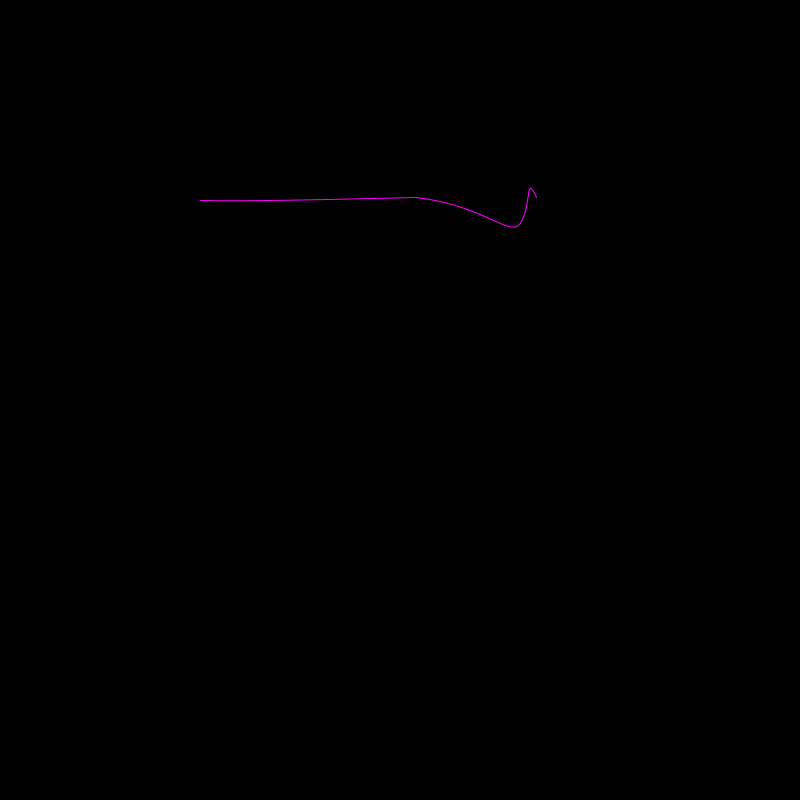
Frame 1 (no input)
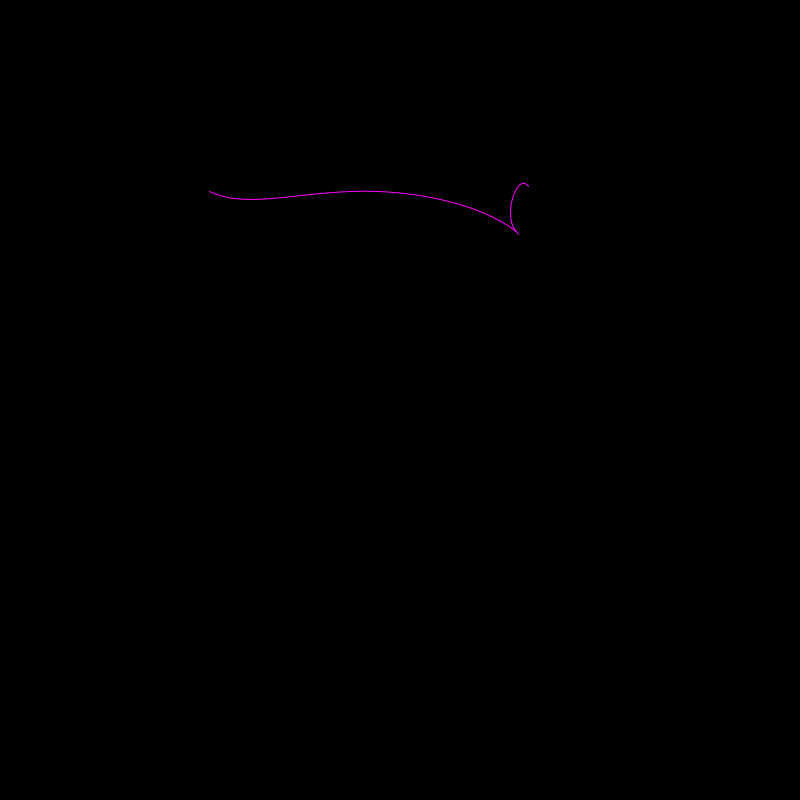
Frame 60 (the mouse pressed at the canvas centre just before this capture)
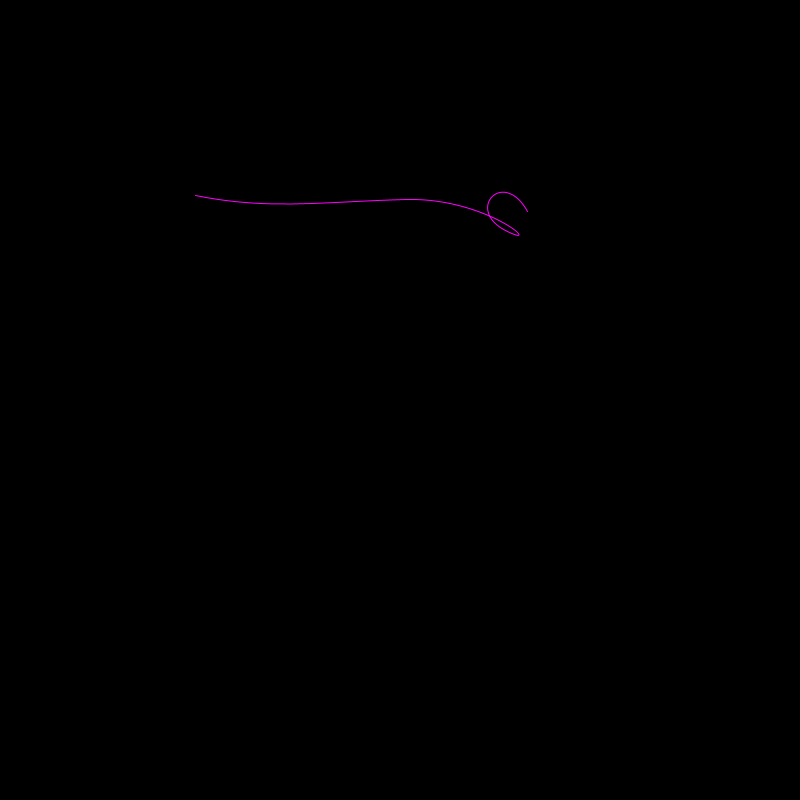
Frame 120 (the mouse held since frame 60 and released just before this capture)

The Processing sketch that drew these frames (run headless with seeded random() and noise(); from frame 60 on, the mouse is pressed at the canvas centre):

// Processing sketch: bezier_string
// ── bezier_string.pde
int[]  x  = new int[11];
int[]  y  = new int[11];

void setup()
{
  background(0);
  noFill();
  size(800, 800);
  x[0] = int(200);
  y[0] = int(200);
  for (int i = 1; i < 3; i++)
  {
    x[i] = x[i - 1] - 30 + int(random (120));
    y[i] = y[i - 1] - 30 + int(random (120));
  }
  x[3] = x[2] + x[2] - x[1];
  y[3] = y[2] + y[2] - y[1];
    for (int i = 4; i < 7; i++)
  {
    x[i] = x[i - 1] - 30 + int(random (120));
    y[i] = y[i - 1] - 30 + int(random (120));
  }
  x[7] = x[6] + x[6] - x[5];
    y[7] = y[6] + y[6] - y[5];
       for (int i = 8; i < 11; i++)
  {
    x[i] = x[i - 1] - 30 + int(random (120));
    y[i] = y[i - 1] - 30 + int(random (120));
  }
}

void draw()
{
  background(0);
    stroke(255,0,255);

  for (int i = 0; i < 7; i+=3)
  {
    bezier(x[i], y[i], x[i+ 1], y[i + 1],  x[i + 2], y[i + 2],  x[i + 3], y[i + 3]);
  }
  for (int i = 0; i<11; i++)
  {
  x[i] += random(5) - 2;
  y[i] += random(5) - 2;
  }
  
  x[4] = x[3] + x[3] - x[2];
  y[4] = y[3] + y[3] - y[2];
  
  x[7] = x[6] + x[6] - x[5];
    y[7] = y[6] + y[6] - y[5];
}
